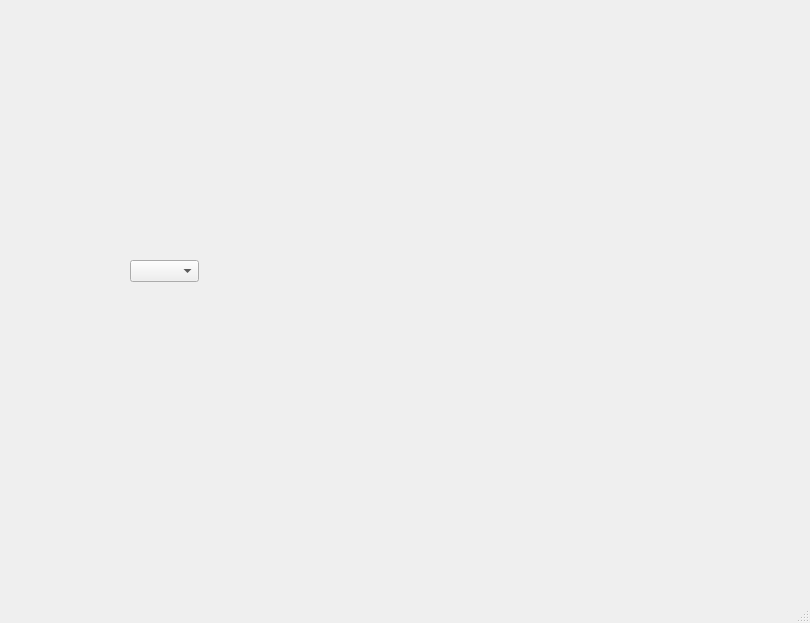
<?xml version="1.0" encoding="UTF-8"?>
<ui version="4.0">
 <class>MainWindow</class>
 <widget class="QMainWindow" name="MainWindow">
  <property name="geometry">
   <rect>
    <x>0</x>
    <y>0</y>
    <width>810</width>
    <height>623</height>
   </rect>
  </property>
  <property name="windowTitle">
   <string>MainWindow</string>
  </property>
  <widget class="QWidget" name="centralwidget">
   <widget class="QComboBox" name="comboBox">
    <property name="geometry">
     <rect>
      <x>130</x>
      <y>260</y>
      <width>69</width>
      <height>22</height>
     </rect>
    </property>
   </widget>
  </widget>
  <widget class="QMenuBar" name="menubar">
   <property name="geometry">
    <rect>
     <x>0</x>
     <y>0</y>
     <width>810</width>
     <height>22</height>
    </rect>
   </property>
  </widget>
  <widget class="QStatusBar" name="statusbar"/>
 </widget>
 <resources/>
 <connections/>
</ui>
